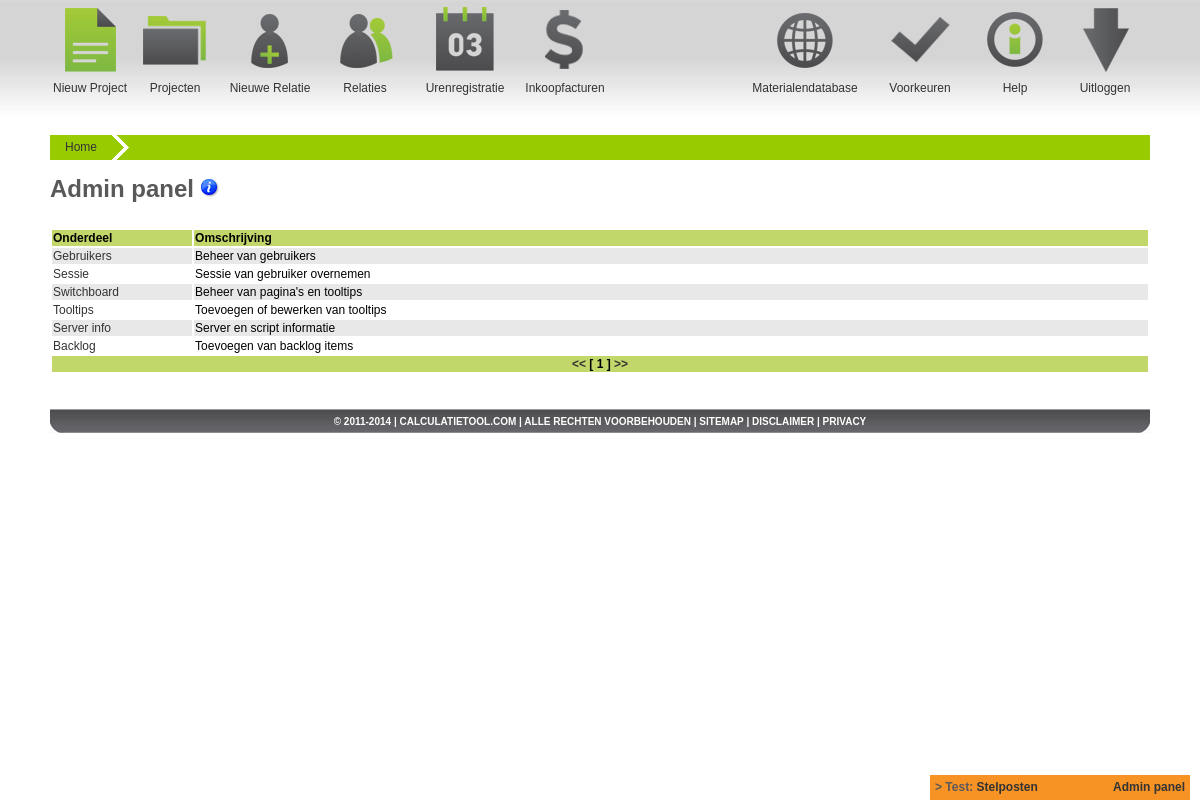
The page /calctool/main/index.php?p_id=1100 (signed in) on the database its author committed.
### tables this page shows
CREATE TABLE `tbl_backlog` (
  `Backlog_id` int(10) NOT NULL AUTO_INCREMENT,
  `Create_date` datetime NOT NULL,
  `Timestamp_date` timestamp NOT NULL DEFAULT CURRENT_TIMESTAMP ON UPDATE CURRENT_TIMESTAMP,
  `User_id` int(11) NOT NULL,
  `Status` enum('Todo','Now','Test','Done') NOT NULL DEFAULT 'Todo',
  `Subject` varchar(20) DEFAULT NULL,
  `Description` text,
  PRIMARY KEY (`Backlog_id`),
  KEY `FK_tbl_backlog_tbl_user` (`User_id`),
  CONSTRAINT `FK_tbl_backlog_tbl_user` FOREIGN KEY (`User_id`) REFERENCES `tbl_user` (`User_id`) ON UPDATE CASCADE
);

CREATE TABLE `tbl_option` (
  `Options_id` int(11) NOT NULL AUTO_INCREMENT,
  `Create_date` datetime NOT NULL,
  `Timestamp_date` timestamp NOT NULL DEFAULT CURRENT_TIMESTAMP ON UPDATE CURRENT_TIMESTAMP,
  `Group_id` int(11) NOT NULL DEFAULT '0',
  `Option_name` varchar(50) DEFAULT NULL,
  `Option_value` text,
  PRIMARY KEY (`Options_id`),
  KEY `FK_tbl_option_tbl_option_group` (`Group_id`),
  CONSTRAINT `FK_tbl_option_tbl_option_group` FOREIGN KEY (`Group_id`) REFERENCES `tbl_option_group` (`Options_group_id`) ON UPDATE CASCADE
);

### calctool/inc/restrict_login.php (called while the page is built, shortened)
<?php
$__url_session = date("H").substr(md5(uniqid()), -25);
?>

### calctool/main/index.php (the view, shortened to what this page needs)
<?php
include_once("../inc/restrict_login.php");
include("../inc/switchboard.php");
$rs_opt_footer_result = mysql_query("SELECT Option_value FROM tbl_option WHERE Option_name='website_footer' LIMIT 1") or die("Error: " . mysql_error());
$rs_opt_footer_row = mysql_fetch_assoc($rs_opt_footer_result);
$rs_backlog_all_result = mysql_query("SELECT *, UNIX_TIMESTAMP(Timestamp_date) AS t_date FROM tbl_backlog WHERE Status != 'Todo' ORDER BY Status ASC, Create_date DESC LIMIT 1") or die("Error: " . mysql_error());
$rs_backlog_all_row = mysql_fetch_assoc($rs_backlog_all_result);
?>
<!DOCTYPE html PUBLIC "-//W3C//DTD XHTML 1.0 Transitional//EN" "http://www.w3.org/TR/xhtml1/DTD/xhtml1-transitional.dtd">
<html xmlns="http://www.w3.org/1999/xhtml">
<head>
        <link href="../css/main_new.css" rel="stylesheet" type="text/css" media="screen" />
        <link href="../css/slider.css" rel="stylesheet" type="text/css" media="screen" />
        <link href="../css/tooltip.css" rel="stylesheet" type="text/css" media="screen" />
        <link rel="stylesheet" href="//ajax.googleapis.com/ajax/libs/jqueryui/1.10.1/themes/base/jquery-ui.css" />
</head>
<body>
<div style="z-index:10000; width:250px; height:15px; background-color:#F79225; position:fixed; right:10px; bottom:0px; color:#595959; font-weight:bold; padding:5px;">
	<span>&gt;&nbsp;<?php echo $rs_backlog_all_row['Status'].': <a href="?p_id=1101">'.$rs_backlog_all_row['Subject'].'</a>'; ?></span>
	<span style="float:right"><a href="?p_id=1100">Admin panel</a></span>
</div>
<div id="wrapper">
	<div id="header">
		<div id="header-block-proj">
			<a href="?p_id=105"><img src="../images/head_proj.png" alt="Nieuw Project" width="70" height="70" title="Nieuw Project" /></a>
			<div id="header-block-text"><a href="?p_id=105&_utm=<?php echo $__url_session; ?>">Nieuw Project</a></div>
		</div>
		<div id="header-block-fact">
			<a href="?p_id=103"><img src="../images/head_fact.png" alt="Projecten" width="70" height="70" title="Projecten" /></a>
			<div id="header-block-text"><a href="?p_id=103&_utm=<?php echo $__url_session; ?>">Projecten</a></div>
		</div>
		<div id="header-block-rel-new">
			<a href="?p_id=106"><img src="../images/head_rel_new.png" alt="Nieuwe Relatie" width="70" height="70" title="Nieuwe Relatie" /></a>
			<div id="header-block-text"><a href="?p_id=106&_utm=<?php echo $__url_session; ?>">Nieuwe Relatie</a></div>
		</div>
		<div id="header-block-rel">
			<a href="?p_id=101"><img src="../images/head_rel.png" alt="Relaties" width="70" height="70" title="Relaties" /></a>
			<div id="header-block-text"><a href="?p_id=101&_utm=<?php echo $__url_session; ?>">Relaties</a></div>
		</div>
		<div id="header-block-hour">
			<a href="?p_id=103"><img src="../images/head_hour.png" alt="Urenregistratie" width="70" height="70" title="Urenregistratie" /></a>
			<div id="header-block-text"><a href="?p_id=103&_utm=<?php echo $__url_session; ?>">Urenregistratie</a></div>
		</div>
		<div id="header-block-finc">
			<a href="?p_id=103"><img src="../images/head_finc.png" alt="Financieel" width="70" height="70" title="Financieel" /></a>
			<div id="header-block-text"><a href="?p_id=103&_utm=<?php echo $__url_session; ?>">Inkoopfacturen</a></div>
		</div>
		<div id="header-logo"></div>
		<div id="header-block-out">
			<a href="/signout/"><img src="../images/head_out.png" alt="Uitloggen" width="70" height="70" title="Uitloggen" /></a>
			<div id="header-block-text"><a href="/signout/">Uitloggen</a></div>
		</div>
		<div id="header-block-help">
			<a href="javascript:void(0);"><img src="../images/head_help.png" alt="Help" width="70" height="70" title="Help" /></a>
			<div id="header-block-text"><a href="javascript:void(0);">Help</a></div>
		</div>
		<div id="header-block-sett">
			<a href="javascript:void(0);"><img src="../images/head_sett.png" alt="Voorkeuren" width="70" height="70" title="Voorkeuren" /></a>
			<div id="header-block-text"><a href="javascript:void(0);">Voorkeuren</a></div>
		</div>
		<div id="header-block-dbase">
			<a href="?p_id=107"><img src="../images/head_dbase.png" alt="Materialendatabase" width="70" height="70" title="Materialendatabase" /></a>
			<div id="header-block-text"><a href="?p_id=107&_utm=<?php echo $__url_session; ?>">Materialendatabase</a></div>
		</div>
	</div>
	<div id="breadcrumbs">
	</div>
	<div id="progress-header">
	<?php
	echo '<a href="?p_id=100&r_id='.mysql_real_escape_string($_GET['r_id']).'&_utm='.$__url_session.'" class="process-text">Home</a>';
	echo '<div class="process-light-light"></div>';
	?>
	</div>
	<div id="page">
	</div>
	<div id="content-footer">
		<div id="footer"><?php echo $rs_opt_footer_row['Option_value']; ?></div>
	</div>
</div>
</body>
</html>

### calctool/css/main_new.css (style rules this page uses)
body { margin: 0; padding: 0; background: url(../images/bg-1.jpg) repeat-x; font-family: Arial, Helvetica, sans-serif; font-size: 12px; color: #000000; }
a { color: #333333; text-decoration: none; }
a img { border: none; }
#wrapper { margin: 0 auto; width: 1140px; }
#header { width: 1100px; height: 110px; margin-top: 5px; margin-right: auto; margin-bottom: 0; margin-left: auto; }
#progress-header { width: 1100px; height: 25px; margin: 0 auto; background-color: #99cc00; }
#breadcrumbs { width: 1100px; height: 20px; margin: 0 auto; color: #CCC; }
#page { width: 1100px; margin: 0 auto; }
#footer { width: 1050px; font-size: 14px; margin-top: 0; margin-right: auto; margin-bottom: 0; margin-left: auto; font-weight: bold; padding-top: 7px; }
#footer p { margin: 0; text-align: center; line-height: normal; text-transform: uppercase; font-size: 10px; color: #FFF; }
#footer a { color: #fff; }
#content-footer { margin: 0 auto; width: 1100px; padding: 0px; height: 25px; background: url(../images/test_bar.png) no-repeat; }
#header-logo { float: left; height: 90px; width: 130px; position: relative; text-align: center; }
#header-block-proj { float: left; height: 90px; width: 80px; position: relative; text-align: center; }
#header-block-rel-new { float: left; height: 90px; width: 100px; position: relative; text-align: center; }
#header-block-fact { float: left; height: 90px; width: 90px; position: relative; text-align: center; }
#header-block-dbase { float: right; height: 90px; width: 130px; position: relative; text-align: center; }
#header-block-hour { float: left; height: 90px; width: 110px; position: relative; text-align: center; }
#header-block-rel { float: left; height: 90px; width: 90px; position: relative; text-align: center; }
#header-block-out { float: right; height: 90px; width: 90px; position: relative; text-align: center; }
#header-block-sett { float: right; height: 90px; width: 100px; position: relative; text-align: center; }
#header-block-help { float: right; height: 90px; width: 90px; position: relative; text-align: center; }
#header-block-finc { float: left; height: 90px; width: 90px; position: relative; text-align: center; }
#header-block-text { position: absolute; bottom: 0; width: 100%; left: 0; }
.process-text { float: left; height: 15px; padding: 5px 15px; }
.process-light-light { float: left; width: 25px; height: 25px; background-image: url(../images/brc_light_light.png); }

### rows shown on the page
tbl_backlog: Status "Test", Subject "Stelposten"
tbl_option: Option_value "© 2011-2014 | CALCULATIETOOL.COM | ALLE RECHTEN VOORBEHOUDEN | SITEMAP | DISCLAIMER | PRIVACY"
